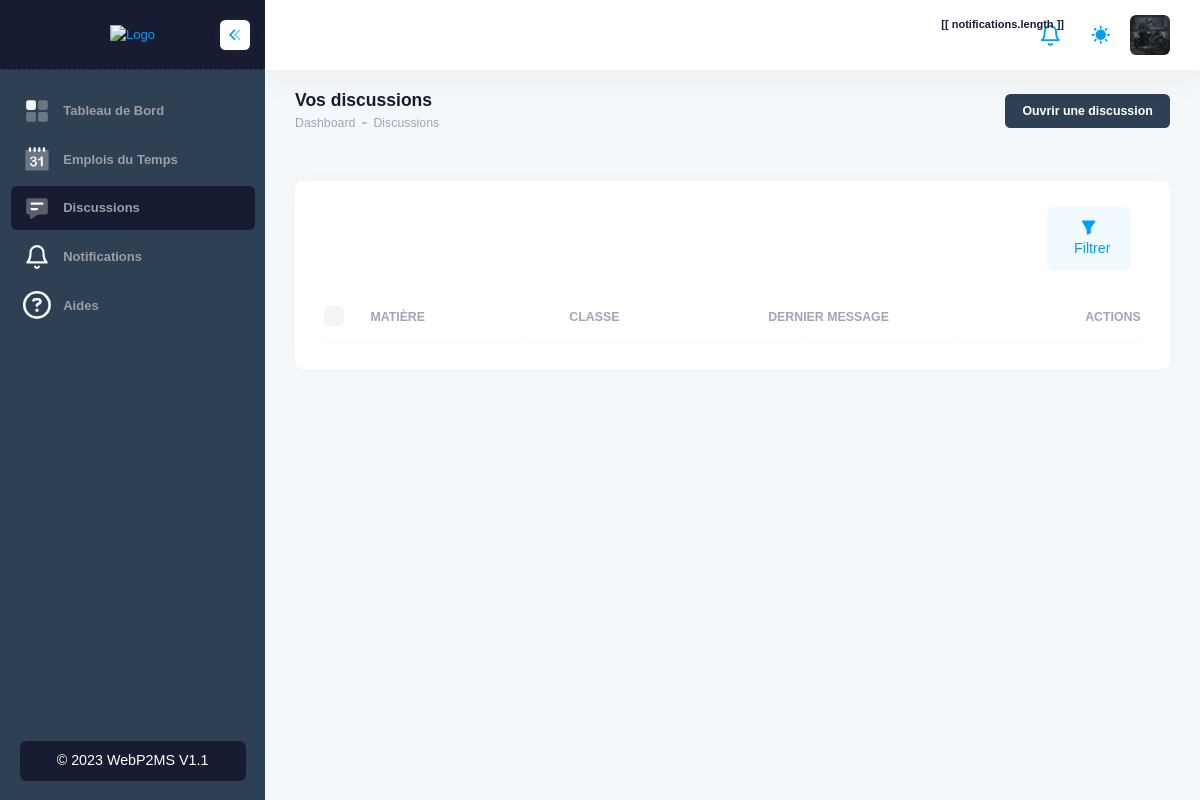
The app's page /discussions (signed in), older data.
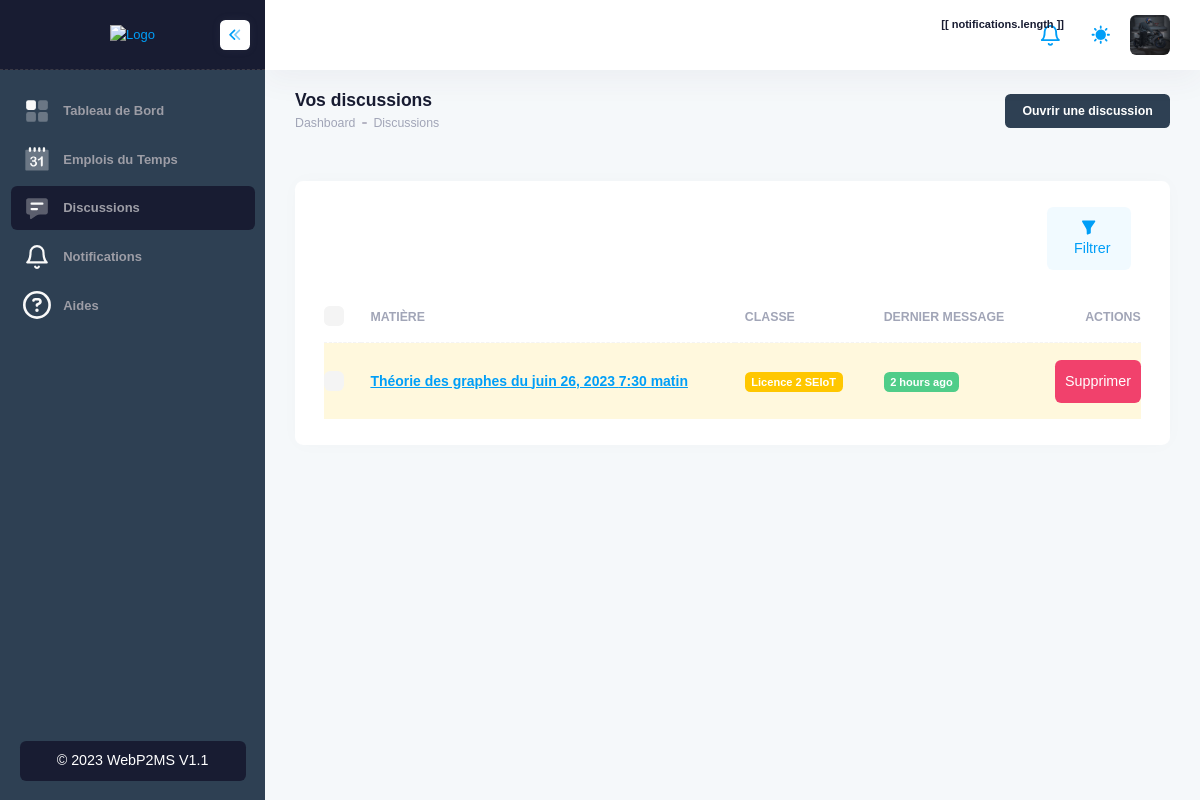
The same page, newer data.
### Auth/models.py (models this page shows, shortened)
class MyUser(AbstractBaseUser, PermissionsMixin):
    email = models.EmailField(unique=True)
    first_name = models.CharField(max_length=50, null=True, blank=True)
    last_name = models.CharField(max_length=50, null=True, blank=True)
    phone_num = models.CharField(max_length=50, null=True, blank=True)
    avatar = models.ImageField(upload_to='avatars/', null=True, blank=True)
    is_staff = models.BooleanField(default=False)
    is_teacher = models.BooleanField(default=False)
    is_active = models.BooleanField(default=True)
    is_two_factor = models.BooleanField(default=False)
    two_factor_code = models.CharField(max_length=255, null=True, blank=True)
    created_by = models.ForeignKey('self', on_delete=models.CASCADE, null=True)
    level = models.ForeignKey(Level, on_delete=models.CASCADE, null=True, blank=True)
    reset_token = models.CharField(max_length=255, null=True, blank=True)
    reset_token_expiration = models.DateTimeField(null=True, blank=True)
    USERNAME_FIELD = 'email'
    objects = MyUserManager()

class Level(models.Model):
    slug = models.CharField(max_length=100)
    total_students = models.IntegerField(default=200)
    updated_at = models.DateTimeField(auto_now_add=True)
    created_at = models.DateTimeField(auto_now_add=True)

### App/models.py (models this page shows, shortened)
class Chat(models.Model):
    timetable = models.ForeignKey(
        Timetable, on_delete=models.CASCADE, related_name='chats')
    user = models.ForeignKey(
        MyUser, on_delete=models.CASCADE, related_name='chats')
    message = models.CharField(max_length=255)
    is_opened = models.BooleanField(default=False, blank=True)
    created_at = models.DateTimeField(auto_now_add=True)
    class Meta:
        ordering = ['-created_at']

class Timetable(models.Model):
    teacher = models.ForeignKey(MyUser, on_delete=models.SET_NULL, null=True)
    subject = models.ForeignKey(Subject, on_delete=models.SET_NULL, null=True)
    classroom = models.ForeignKey(
        Classroom, on_delete=models.SET_NULL, null=True)
    start_date = models.DateField(null=True)
    end_date = models.DateField(null=True)
    start_time = models.TimeField(null=True)
    end_time = models.TimeField(null=True)
    updated_at = models.DateTimeField(auto_now_add=True)
    created_at = models.DateTimeField(auto_now_add=True)

class Subject(models.Model):
    slug = models.CharField(max_length=200)
    code = models.CharField(max_length=200, null=True, blank=True)
    total_time = models.IntegerField()
    level = models.ForeignKey(Level, on_delete=models.SET_NULL, null=True)
    desc = models.TextField(null=True, blank=True)
    bgColor = models.CharField(max_length=255, null=True, blank=True)
    created_by = models.ForeignKey(
        MyUser, on_delete=models.SET_NULL, null=True)
    updated_at = models.DateTimeField(auto_now_add=True)
    created_at = models.DateTimeField(auto_now_add=True)

### App/chats.py (the view)
    def check_user(request, *args, **kwargs):
        if not request.user.is_authenticated or (not request.user.is_superuser and not request.user.is_staff and not request.user.is_teacher):
            return redirect('shedules')
        return view_func(request, *args, **kwargs)

### template/app/chats.html (shortened to what this page needs)
{% extends 'base/base.html' %}
{% load humanize %}
{% block 'main' %}
<div class="d-flex flex-column flex-column-fluid">
    <div id="kt_app_toolbar" class="app-toolbar py-3 py-lg-6">
        <div id="kt_app_toolbar_container" class="app-container container-xxl d-flex flex-stack">
            <div class="page-title d-flex flex-column justify-content-center flex-wrap me-3">
                <h1 class="page-heading d-flex text-dark fw-bold fs-3 flex-column justify-content-center my-0">
                    Vos discussions
                </h1>
                <ul class="breadcrumb breadcrumb-separatorless fw-semibold fs-7 my-0 pt-1">
                    <li class="breadcrumb-item text-muted">
                        <a href="{% url 'default' %}" class="text-muted text-hover-primary">Dashboard</a>
                    </li>
                    <li class="breadcrumb-item">
                        <span class="bullet bg-gray-400 w-5px h-2px"></span>
                    </li>
                    <li class="breadcrumb-item text-muted">Discussions</li>
                </ul>
            </div>
            <div class="d-flex align-items-center gap-2 gap-lg-3">
                <button class="btn btn-sm fw-bold btn-primary bg-jma" data-bs-toggle="modal"
                    data-bs-target="#add_new_chat">
                    Ouvrir une discussion
                </button>
            </div>
        </div>
    </div>
    <div id="kt_app_content" class="app-content flex-column-fluid">
        <div id="kt_app_content_container" class="app-container container-xxl">
            <div class="card card-flush mt-6 mt-xl-9">
                <div class="card-header border-0 pt-6">
                    <div class="card-toolbar">
                        <div class="d-flex justify-content-end" data-kt-user-table-toolbar="base">
                            <button type="button" class="btn btn-light-primary me-3" data-kt-menu-trigger="click"
                                data-kt-menu-placement="bottom-end">
                                <span class="svg-icon svg-icon-2">
                                </span>
                                Filtrer
                            </button>
                        </div>
                    </div>
                </div>
                <div class="card-body py-4">
                    <table class="table align-middle table-row-dashed fs-6 gy-5" id="kt_table_users" data-desc="chats">
                        <thead>
                            <tr class="text-start text-muted fw-bold fs-7 text-uppercase gs-0">
                                <th class="w-10px pe-2">
                                    <div class="form-check form-check-sm form-check-custom form-check-solid me-3">
                                        <input class="form-check-input form-check-action" type="checkbox"
                                            data-kt-check="true"
                                            data-kt-check-target="#kt_table_users .form-check-action" value="1" />
                                    </div>
                                </th>
                                <th class="min-w-125px">Matière</th>
                                <th class="min-w-125px">Classe</th>
                                <th class="min-w-125px">Dernier Message</th>
                                <th class="text-end min-w-100px">Actions</th>
                            </tr>
                        </thead>
                        <tbody class="text-gray-600 fw-semibold">
                            {% for chat in chats %}
                            {% if chat %}
                            <tr class="{% if not chat.is_opened %} bg-light-warning {% endif %}" data-user-id="{{ chat.id }}"
                                data-route="{% url 'ajax.user.delete' %}" data-model="chats"
                                data-name="{{ chat.timetable.subject.slug }}">
                                <td>
                                    <div class="form-check form-check-sm form-check-custom form-check-solid">
                                        <input class="form-check-input form-check-action" type="checkbox" value="1" />
                                    </div>
                                </td>
                                <td class="align-items-center">
                                    <a href="{% url 'chats.details' chat.timetable.id %}" class="fw-bold text-decoration-underline">
                                        {{ chat.timetable.subject.slug }} du
                                        {{ chat.timetable.start_date }} {{ chat.timetable.start_time }}
                                    </a>
                                </td>
                                <td class="align-items-center">
                                    <div class="badge badge-warning fw-bold">
                                        {{ chat.timetable.subject.level.slug }}
                                    </div>
                                </td>
                                <td class="align-items-center">
                                    <div class="badge badge-success fw-bold">
                                        {{ chat.created_at|naturaltime }}
                                    </div>
                                </td>
                                <td class="text-end">
                                    <a href="#" class="btn btn-danger px-3"
                                        data-kt-users-table-filter="delete_row">Supprimer</a>
                                </td>
                            </tr>
                            {% endif %}
                            {% endfor %}
                        </tbody>
                    </table>
                </div>
            </div>
        </div>
    </div>
</div>
{% endblock %}

### template/partials/header.html (shortened to what this page needs)
<div id="kt_app_header" class="app-header">
    <div class="app-container container-fluid d-flex align-items-stretch justify-content-between"
        id="kt_app_header_container">
        <div class="d-flex align-items-stretch justify-content-between flex-lg-grow-1" id="kt_app_header_wrapper">
            <div class="app-navbar flex-shrink-0">
                <div class="app-navbar-item ms-1 ms-md-3" id="notificationsPanel">
                    <div class="btn position-relative btn-icon btn-custom btn-icon-muted btn-active-light btn-active-color-primary w-30px h-30px w-md-40px h-md-40px"
                        data-kt-menu-trigger="{default: 'click', lg: 'hover'}" data-kt-menu-attach="parent"
                        data-kt-menu-placement="bottom">
                        <span class="svg-icon svg-icon-2 svg-icon-md-1">
                        </span>
                        <span class="badge position-absolute top-0 end-0"
                            :class="notifications.length ? 'badge-warning': 'badge-success'"> [[ notifications.length ]]
                        </span>
                    </div>
                </div>
                <div class="app-navbar-item ms-1 ms-md-3">
                    <a href="#"
                        class="btn btn-icon btn-custom btn-icon-muted btn-active-light btn-active-color-primary w-30px h-30px w-md-40px h-md-40px"
                        data-kt-menu-trigger="{default:'click', lg: 'hover'}" data-kt-menu-attach="parent"
                        data-kt-menu-placement="bottom-end">
                        <span class="svg-icon theme-light-show svg-icon-2">
                        </span>
                    </a>
                </div>
                <div class="app-navbar-item ms-1 ms-md-3" id="kt_header_user_menu_toggle">
                    <div class="cursor-pointer symbol symbol-30px symbol-md-40px"
                        data-kt-menu-trigger="{default: 'click', lg: 'click'}" data-kt-menu-attach="parent"
                        data-kt-menu-placement="bottom-end">
                        <img src="{% if user.avatar %}{{ MEDIA_URL|add:user.avatar.url }}{% else %}/static/media/avatars/blank.png{% endif %}"
                            alt="{{ user.first_name|add:' '|add:user.last_name}}" />
                    </div>
                </div>
            </div>
        </div>
    </div>
</div>

Row changes from the older to the newer data that the page shows:
added Chat: timetable.subject.slug "Théorie des graphes", timetable.start_date "juin 26, 2023", timetable.start_time "7:30 matin", timetable.subject.level.slug "Licence 2 SEIoT", created_at "2 hours ago"
